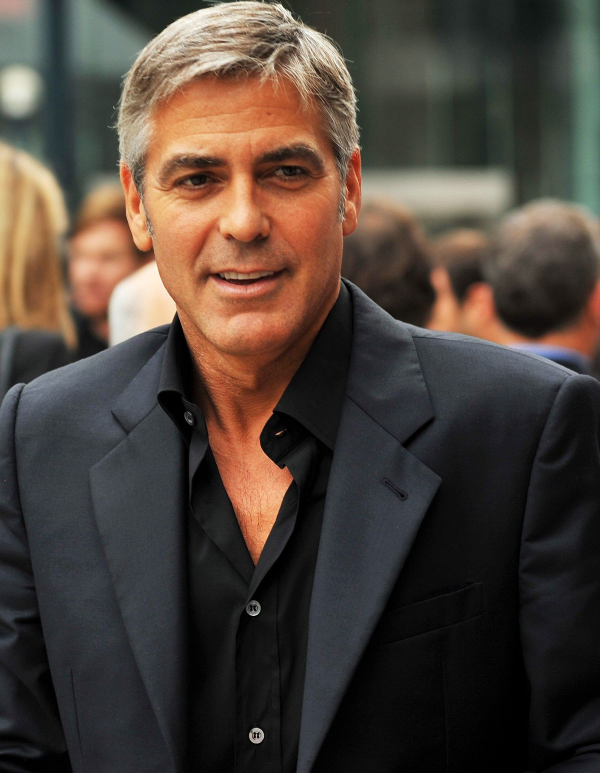
#> input picture images/celeb-data/George_Clonney/George_Clooney_1.jpg, 1200 x 1545 px (shown at 1/2 size); its folder holds only this picture in this run
$ python faces_train.py
#> lines starting #> are read from the running program, lines starting #| are printed output that depends on the picture
import os
import cv2
import pickle
import numpy as np

IMAGE_DIRECTORY = "../images/celeb-data"
face_classifier = cv2.CascadeClassifier(
    cv2.data.haarcascades + "haarcascade_frontalface_default.xml"
)
recognizer = cv2.face.LBPHFaceRecognizer_create()


def get_collections(directory=IMAGE_DIRECTORY):
#> called with directory = '../images/celeb-data'
    collections = {}
    for root, dirs, files in os.walk(directory, topdown=False):
        for name in files:
            file_path = os.path.join(root, name)
            dir_path = os.path.dirname(file_path)
            dir_name = os.path.basename(dir_path)
            if not dir_name in collections:
                collections[dir_name] = []
            collections[dir_name].append(file_path)
#> pass 2 of the loop in get_collections, `for root, dirs, files in os.walk(directory, topdown=False):`:
    return collections


def face_rects_detection(gray_img, scaleFactor=1.1, minNeighbors=5):
    faces = face_classifier.detectMultiScale(
        gray_img, scaleFactor, minNeighbors, minSize=(40, 40)
    )
    return faces


def exact_one_gray_face(file_path, reshape=None):
    img = cv2.imread(file_path)
#> img is the input picture: shape (1545, 1200, 3); mean B, G, R 57.6, 65.7, 76.8
    gray_img = cv2.cvtColor(img, cv2.COLOR_BGR2GRAY)
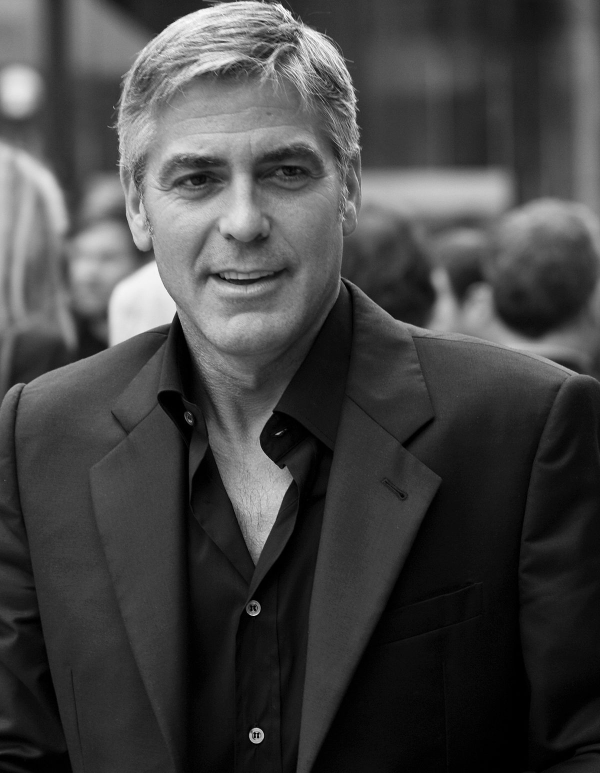
#> gray_img: shape (1545, 1200) (shown at 1/2 size); min 0, max 254, mean 68.1
    rects = face_rects_detection(gray_img)
#> in face_rects_detection, `faces = face_classifier.detectMultiScale( gray_img, scaleFactor, minNe..`: faces = [[117, 461, 144, 144], [232, 154, 512, 512]]
#> rects = [[117, 461, 144, 144], [232, 154, 512, 512]]
    if len(rects) > 0:
        rect = rects[0]
#> rect = [117, 461, 144, 144]
        x, y, w, h = rect
#> x = 117; y = 461; w = 144; h = 144
        crop_image = gray_img[y: y + h, x: x + w]
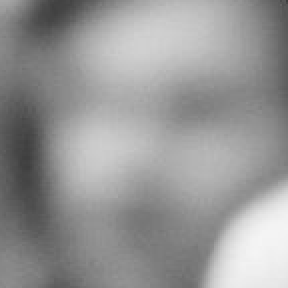
#> crop_image: shape (144, 144) (shown 2 times larger); min 62, max 245, mean 150.5
        if reshape is not None:
            crop_image = cv2.resize(crop_image, reshape)
        return crop_image


def get_gray_collections(dir_collections, reshape=None):
    gray_collections = {}
    for key, files in dir_collections.items():
        if key not in gray_collections:
            gray_collections[key] = []
        for file in files:
            face_img = exact_one_gray_face(file, reshape)
            if face_img is not None:
                gray_collections[key].append(face_img)
#> pass 2 of the loop in get_gray_collections, `for key, files in dir_collections.items():`:
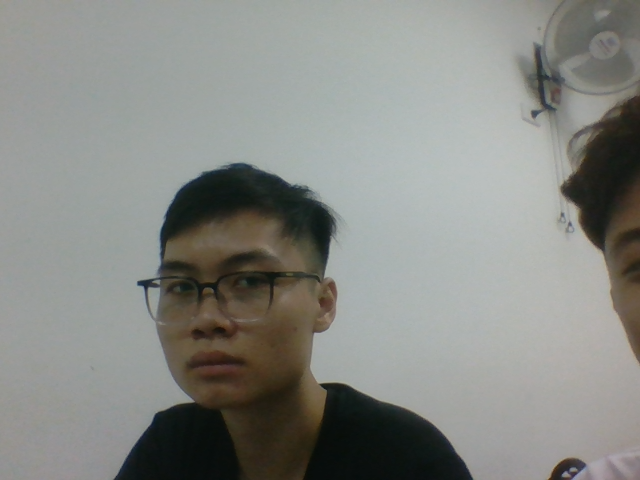
#> input picture images/celeb-data/Giap_Huy_ty/0.png, 640 x 480 px
#> in exact_one_gray_face, img is the input picture: shape (480, 640, 3); mean B, G, R 132.8, 137.3, 135.5
#> in exact_one_gray_face (call 2), `gray_img = cv2.cvtColor(img, cv2.COLOR_BGR2GRAY)`:
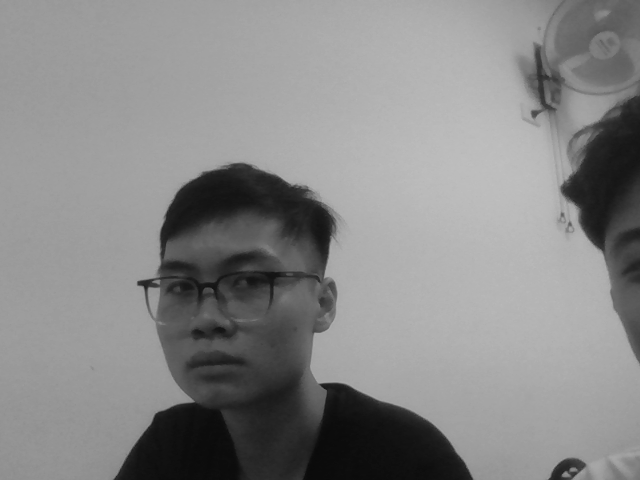
#> gray_img: shape (480, 640); min 10, max 192, mean 136.2
#> rects = [[126, 211, 190, 190]]
#> rect = [126, 211, 190, 190]
#> x = 126; y = 211; w = 190
#> in exact_one_gray_face (call 2), `crop_image = gray_img[y: y + h, x: x + w]`:
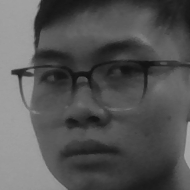
#> crop_image: shape (190, 190); min 17, max 171, mean 85.3
    return gray_collections


def trainLBPH():
    collections = get_collections()
    gray_collections = get_gray_collections(collections)

    X = []
    y = []
    label2Id = {}
    id2Label = {}
    for idx, label in enumerate(gray_collections.keys()):
        label2Id[label] = idx
        id2Label[idx] = label
    for label, gray_imgs in gray_collections.items():
        for gray_img in gray_imgs:
            X.append(gray_img)
            y.append(label2Id[label])
    with open("labels.pickle", "wb") as f:
        pickle.dump(label2Id, f)
    print("Training....")
    recognizer.train(X, np.array(y))
    recognizer.save("trainer.yml")


def updateLBPH(lbph, faces, name, id2Label):
    newId = max(id2Label) + 1
    id2Label[newId] = name
    label2Id = {v: k for k, v in id2Label.items()}
    with open("labels.pickle", "wb") as f:
        pickle.dump(label2Id, f)
    ids = np.array([newId for _ in faces])
    lbph.update(faces, ids)
    lbph.save("trainer.yml")


if __name__ == "__main__":
    trainLBPH()
